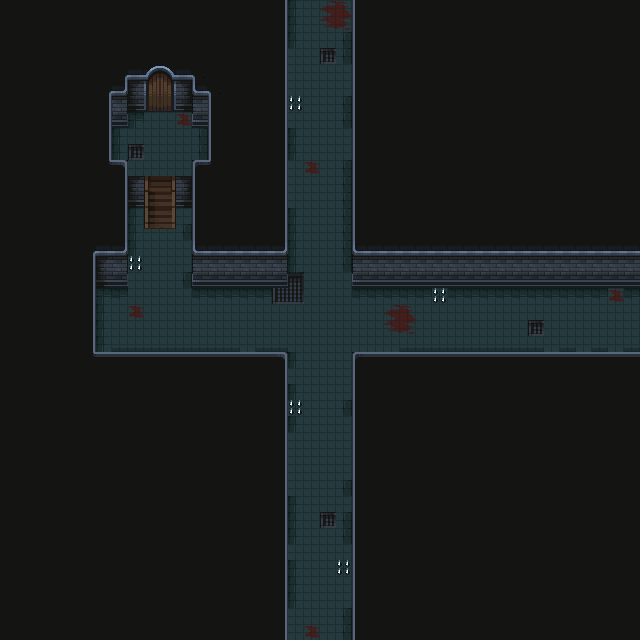

A level layout from a 2D game, rendered from its tile map. Below: a short description, then the map file with tile-grid data replaced by summaries:
An orthogonal 40x40 tile map with 16x16 px tiles, 3 tile layers (Sol, Murs, Objets 1) and 25 objects (20x Collisions, 5x Pics).

<map version="1.10" tiledversion="1.10.2" orientation="orthogonal" renderorder="right-down" width="40" height="40" tilewidth="16" tileheight="16" infinite="0" nextlayerid="5" nextobjectid="26">
 <tileset firstgid="1" source="Nv 1.tsx" />
 <layer id="1" name="Sol" width="40" height="40">
  <data>[1600 cells, 328 non-empty, 9 distinct tile ids]</data>
 </layer>
 <layer id="2" name="Murs" width="40" height="40">
  <data>[1600 cells, 1305 non-empty, 41 distinct tile ids]</data>
 </layer>
 <layer id="3" name="Objets 1" width="40" height="40">
  <data>[1600 cells, 8 non-empty, 6 distinct tile ids]</data>
 </layer>
 <objectgroup id="4" name="objets">
  <object id="1" name="collisions" type="Collisions" x="96" y="256" width="32" height="32" />
  <object id="2" name="collisions" type="Collisions" x="192" y="256" width="96" height="32" />
  <object id="3" name="collisions" type="Collisions" x="352" y="256" width="288" height="32" />
  <object id="4" name="collisions" type="Collisions" x="352" y="352" width="288" height="16" />
  <object id="5" name="collisions" type="Collisions" x="96" y="352" width="192" height="16" />
  <object id="6" name="collisions" type="Collisions" x="80" y="256" width="16" height="112" />
  <object id="7" name="collisions" type="Collisions" x="192" y="160" width="16" height="128" />
  <object id="8" name="collisions" type="Collisions" x="208" y="96" width="16" height="64" />
  <object id="9" name="collisions" type="Collisions" x="192" y="96" width="16" height="32" />
  <object id="10" name="collisions" type="Collisions" x="176" y="80" width="16" height="32" />
  <object id="11" name="collisions" type="Collisions" x="128" y="80" width="16" height="32" />
  <object id="12" name="collisions" type="Collisions" x="112" y="96" width="16" height="32" />
  <object id="13" name="collisions" type="Collisions" x="96" y="96" width="16" height="64" />
  <object id="14" name="collisions" type="Collisions" x="112" y="160" width="16" height="96" />
  <object id="15" name="collisions" type="Collisions" x="272" y="352" width="16" height="288" />
  <object id="16" name="collisions" type="Collisions" x="352" y="352" width="16" height="288" />
  <object id="17" name="collisions" type="Collisions" x="352" y="0" width="16" height="272" />
  <object id="18" name="collisions" type="Collisions" x="272" y="0" width="16" height="272" />
  <object id="19" name="pics" type="Pics" x="128" y="256" width="16" height="16" />
  <object id="20" name="pics" type="Pics" x="432" y="288" width="16" height="16" />
  <object id="21" name="pics" type="Pics" x="288" y="96" width="16" height="16" />
  <object id="22" name="pics" type="Pics" x="288" y="400" width="16" height="16" />
  <object id="23" name="collisions" type="Collisions" x="128" y="176" width="16" height="32" />
  <object id="24" name="collisions" type="Collisions" x="176" y="176" width="16" height="32" />
  <object id="25" name="pics" type="Pics" x="336" y="560" width="16" height="16" />
 </objectgroup>
</map>
